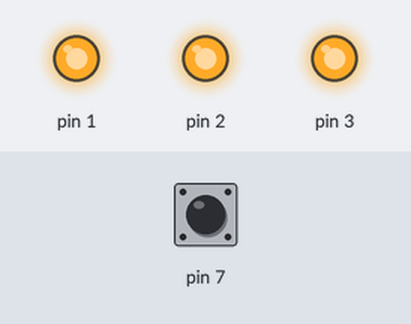
Recording of a sketch running on a simulated Arduino Uno, built with avr-gcc and run on an emulated ATmega328P. Shown: output pins drawn as LEDs (lit = HIGH). Dashed ring = blinking. Inputs (shaded band) come from the test bench; at power-on: pin 7 LOW.

Above: at 1.2 s.
1.3 s: pin 7 pulled LOW for 3.2 s
At 2.1 s:
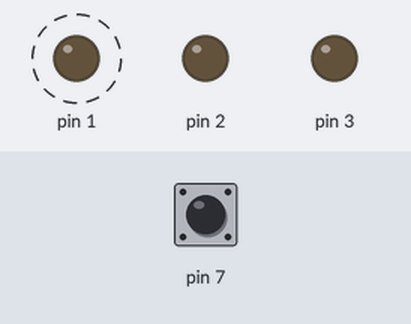
At 5.6 s:
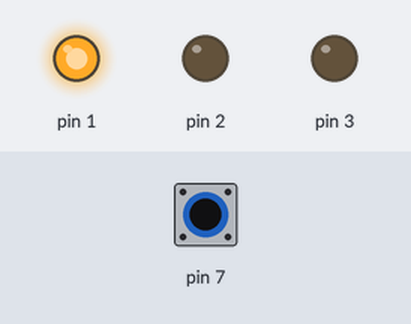
Timing chart, 0 to 7.1 s (numbered marks = the images above; inputs shaded):
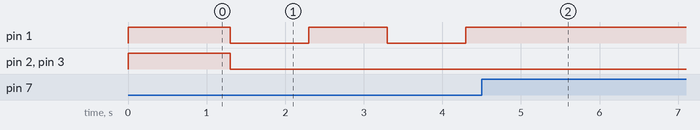

Measured:
- after the input at 1.3 s, pin 1: alternates HIGH for 1.0 s and LOW for 1.0 s, 4 changes in all, then stays HIGH, starting at once; pin 2, pin 3: HIGH → LOW at once

The sketch:

Ex2_Rel_3.ino
```cpp
#include <util/delay.h>
void setup() {
  // put your setup code here, to run once:
    DDRD = 0b00001110;
    PORTD = 0b10001110; // 1 na porta 7 transforma o pino em pull up.

}

void loop() {
  // put your main code here, to run repeatedly:

    // Fazer ele ficar repetindo de 0 a 3, voltando pra 0.
    if(!(PIND & 0b10000000)){ // Máscara.
      PORTD = 0b00000000;
      _delay_ms(500);
    }
    if(!(PIND & 0b10000000)){ // Máscara.
      PORTD = 0b00000001;
      _delay_ms(500);
    }
    if(!(PIND & 0b10000000)){ // Máscara.
      PORTD = 0b00000010;
      _delay_ms(500);
    }
    if(!(PIND & 0b10000000)){ // Máscara.
      PORTD = 0b00000011;
      _delay_ms(500);
    }

}
```
